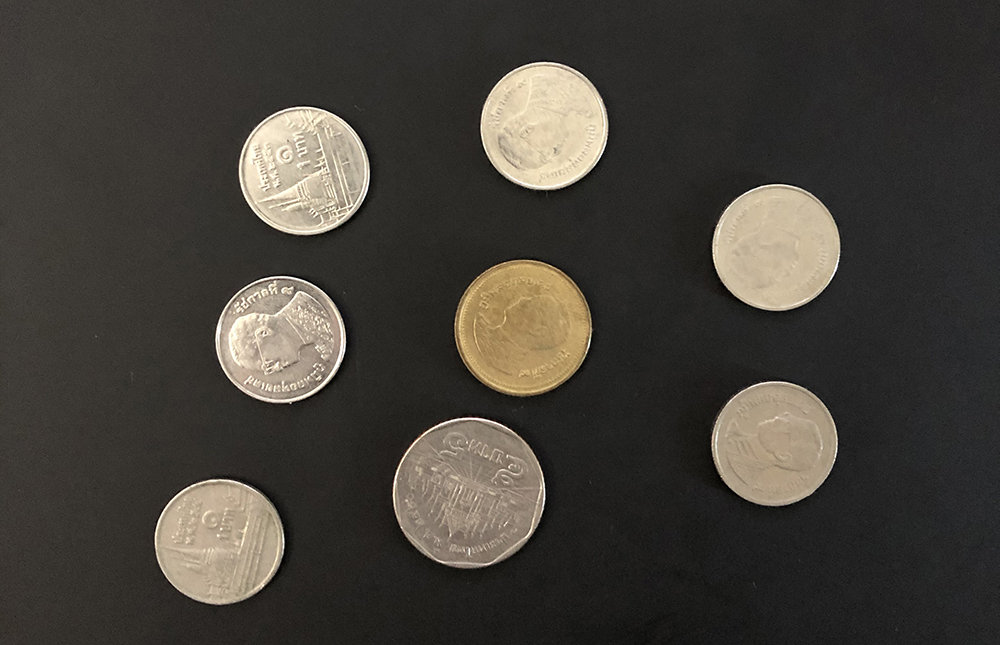
#> input picture Watershed/coin.jpg, 1000 x 645 px
$ python WaterShed.py
#> lines starting #> are read from the running program, lines starting #| are printed output that depends on the picture; after the words box and inside, x2 and y2 are one past the last pixel; in counts of white or black regions, pixels touching at a corner belong together
from random import random
import cv2
import numpy as np
import matplotlib.pyplot as plt
import colorsys


img1 = './coin.jpg'
img2 = './water_coins.jpg'

read_img = cv2.imread(img1)
#> read_img is the input picture: shape (645, 1000, 3); mean B, G, R 57.1, 63.7, 67.8
img_data = np.array(read_img)
gray = cv2.cvtColor(read_img, cv2.COLOR_BGR2GRAY)
ret, thresh = cv2.threshold(gray, 0, 255, cv2.THRESH_BINARY_INV + cv2.THRESH_OTSU)
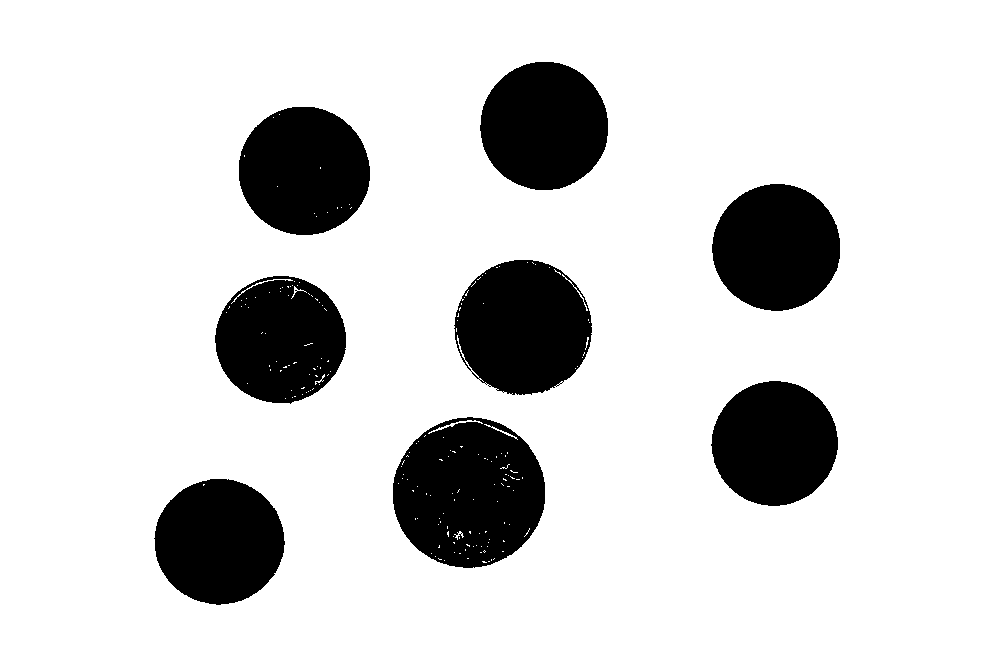
#> thresh: shape (645, 1000); 83.2% white; 8 black regions, largest, box (x1, y1, x2, y2) and area: (393, 417, 545, 568) 17530, (454, 260, 592, 395) 14310, (239, 107, 370, 235) 13222
#> ret = 108
cv2.imwrite('coin_thresh.jpg', thresh)

# noise removal
kernel = np.ones((3, 3), np.uint8)
opening = cv2.morphologyEx(thresh, cv2.MORPH_OPEN, kernel, iterations=2)
#> opening: shape (645, 1000); 83% white; 8 black regions, largest, box (x1, y1, x2, y2) and area: (393, 417, 545, 568) 17944, (454, 260, 592, 395) 14573, (239, 107, 370, 235) 13238
cv2.imwrite('coin_open.jpg', opening)

# sure background area
sure_bg = cv2.dilate(opening, kernel, iterations=3)
#> sure_bg: shape (645, 1000); 85% white; 8 black regions, largest, box (x1, y1, x2, y2) and area: (396, 421, 542, 565) 16162, (458, 263, 589, 392) 12972, (242, 110, 367, 232) 11720
cv2.imwrite('coin_sure_background.jpg', sure_bg)

# Finding sure foreground area
dist_transform = cv2.distanceTransform(opening, cv2.DIST_L2, 5)
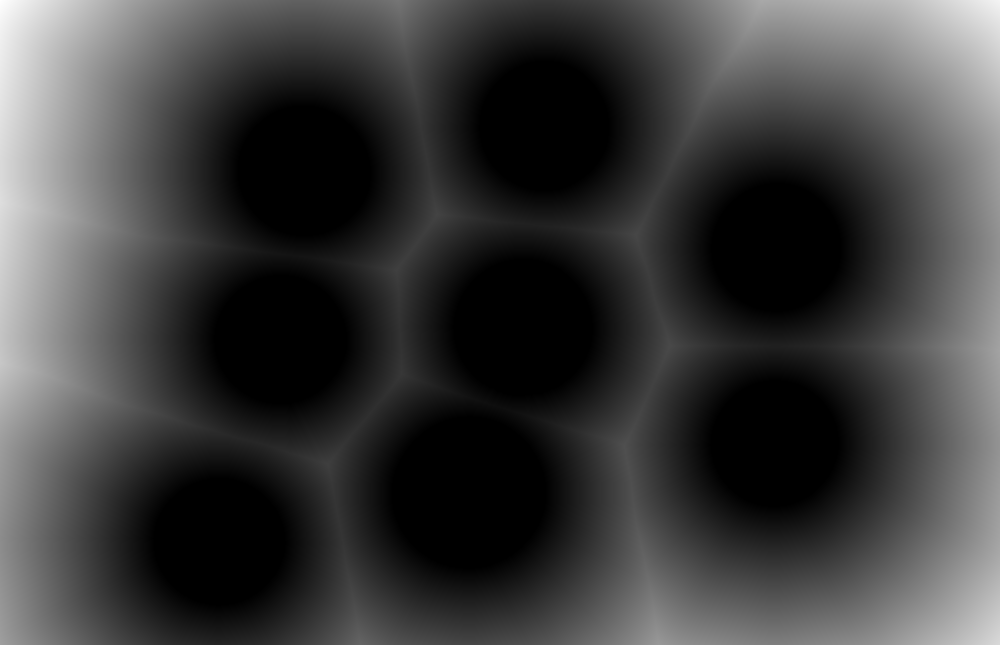
#> dist_transform: shape (645, 1000) float32; min 0, max 279.6, mean 66.5; drawn with min black and max white
ret, sure_fg = cv2.threshold(dist_transform, 0.7 * dist_transform.max(), 255, 0)
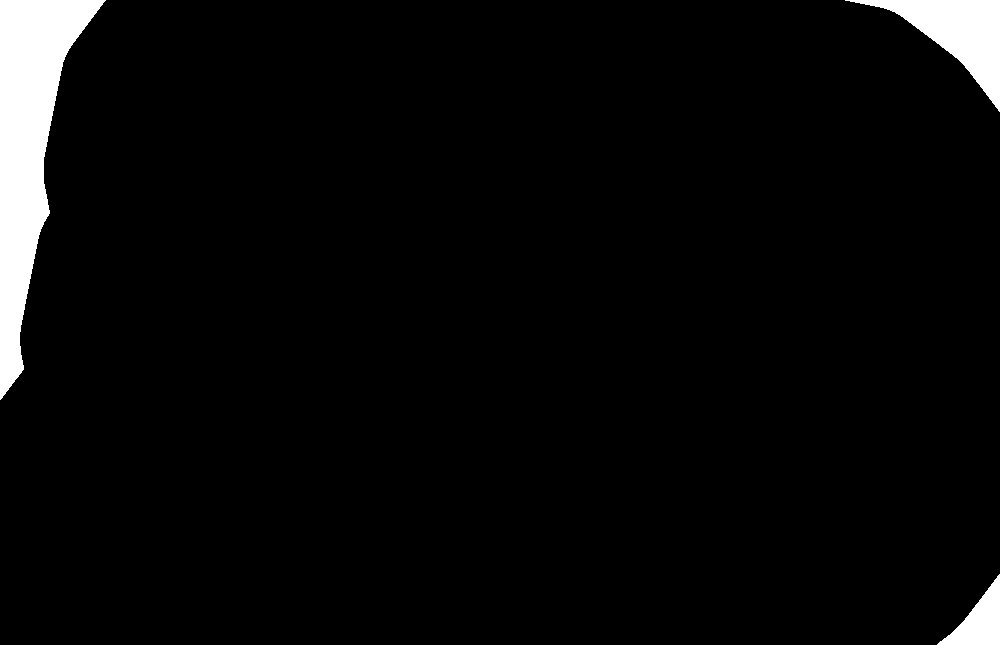
#> sure_fg: shape (645, 1000) float32; 4% white; 3 white regions, box (x1, y1, x2, y2) and area: (0, 0, 106, 400) 17861, (845, 0, 1000, 112) 6098, (937, 574, 1000, 645) 2054
#> ret = 195.7
cv2.imwrite('coin_sure_foreground.jpg', sure_fg)

# Finding unknown region
sure_fg = np.uint8(sure_fg)
unknown = cv2.subtract(sure_bg, sure_fg)
#> unknown: shape (645, 1000); 80.9% white; 11 black regions, largest, box (x1, y1, x2, y2) and area: (0, 0, 106, 400) 17861, (396, 421, 542, 565) 16162, (458, 263, 589, 392) 12972

# Marker labelling
ret, markers = cv2.connectedComponents(sure_fg)
#> markers: shape (645, 1000) int32; 4 distinct labels, from 0 to 3
#> ret = 4


# Add one to all labels so that sure background is not 0, but 1
markers = markers + 1
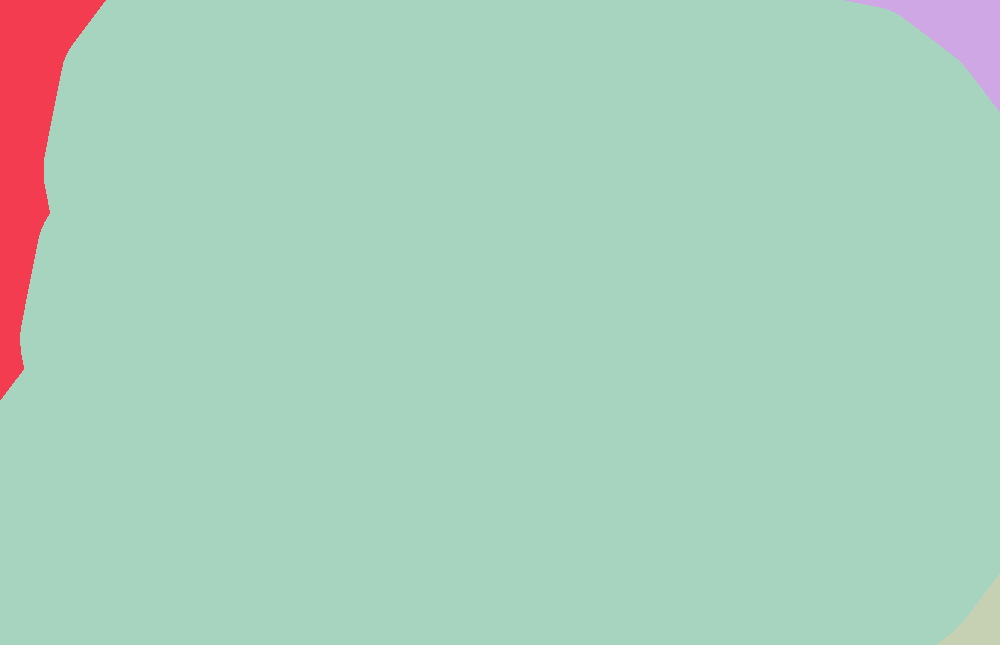
#> markers: shape (645, 1000) int32; 4 distinct labels, from 1 to 4; one colour per label, 0 black

# Now, mark the region of unknown with zero
markers[unknown == 255] = 0
#> markers: shape (645, 1000) int32; 5 distinct labels, from 0 to 4

markers = cv2.watershed(read_img, markers)
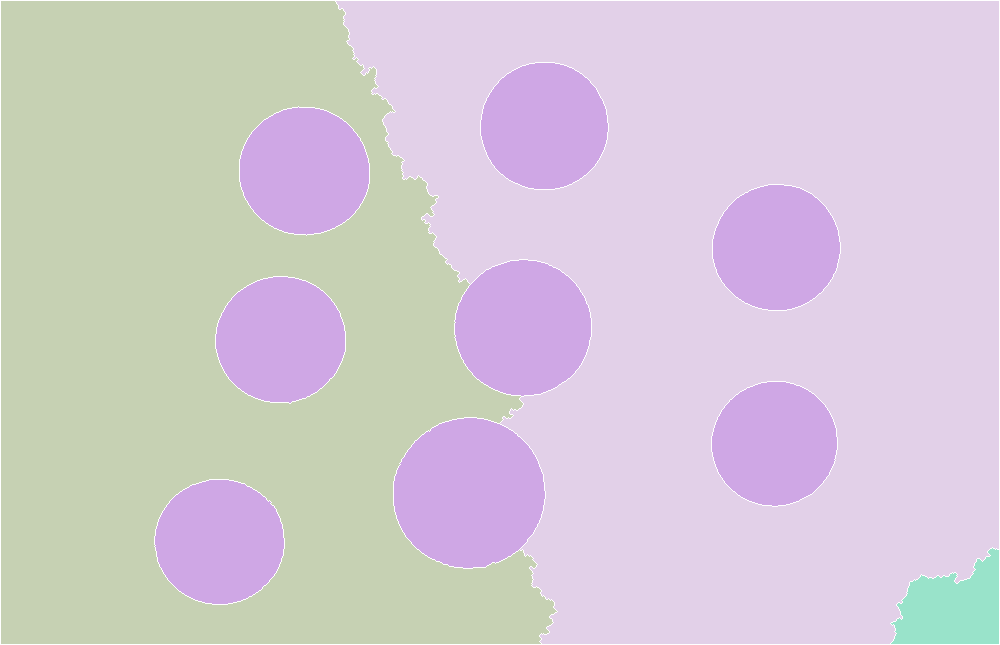
#> markers: shape (645, 1000) int32; 5 distinct labels, from -1 to 4; one colour per label, 0 black, -1 white
cv2.imwrite('coin_maker.jpg', markers)
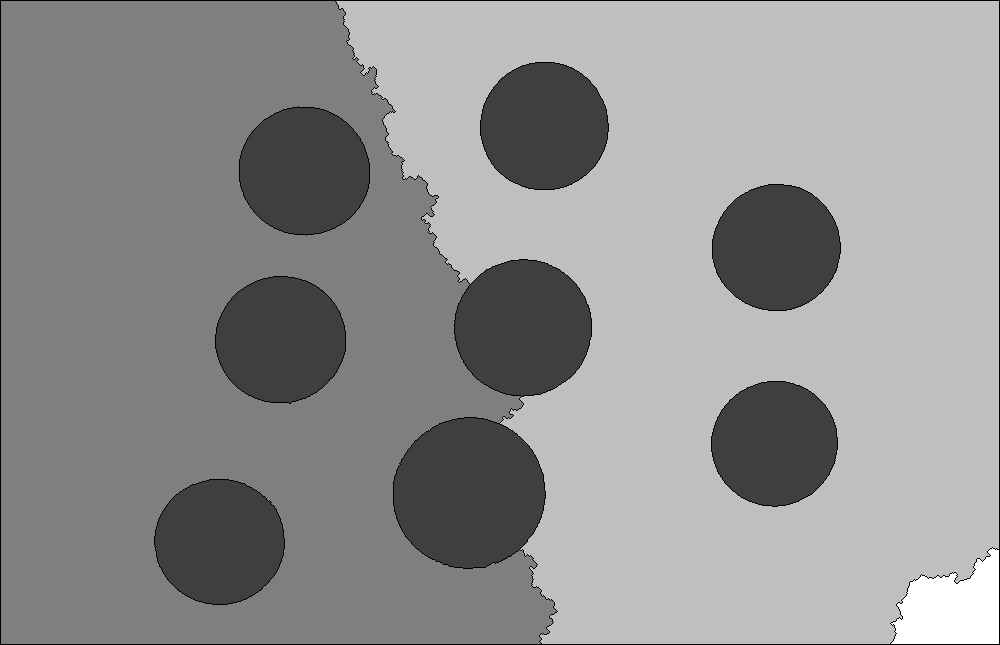
#> saved as coin_maker.jpg: shape (645, 1000); min 0, max 4, mean 2.27; drawn with min black and max white
read_img[markers == -1] = [255, 0, 0]
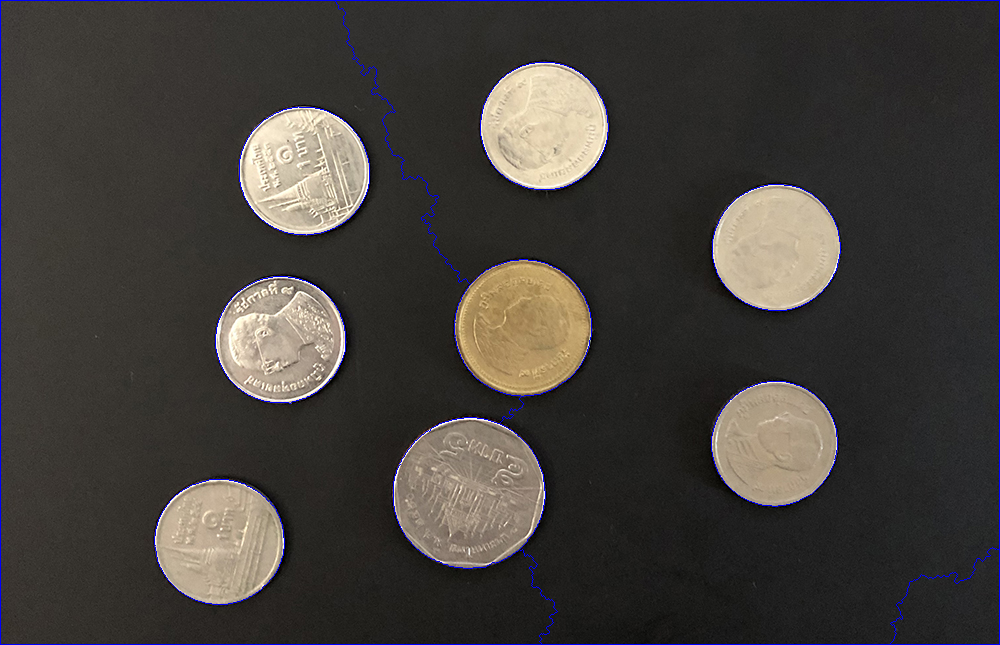
#> read_img: shape (645, 1000, 3); 1.1% of pixels changed, all inside (x1, y1, x2, y2) = (0, 0, 1000, 645)

# result = np.concatenate((markers, read_img), axis=1)
# cv2.imshow('Maker Image & Result', result)
# cv2.imshow('Result First', dist_transform)
cv2.imshow('Result Images', read_img)
print('Finish Compute')
cv2.waitKey(0)
cv2.destroyAllWindows()

$ run again, with Watershed/coin_dt.jpg copied over Watershed/coin.jpg
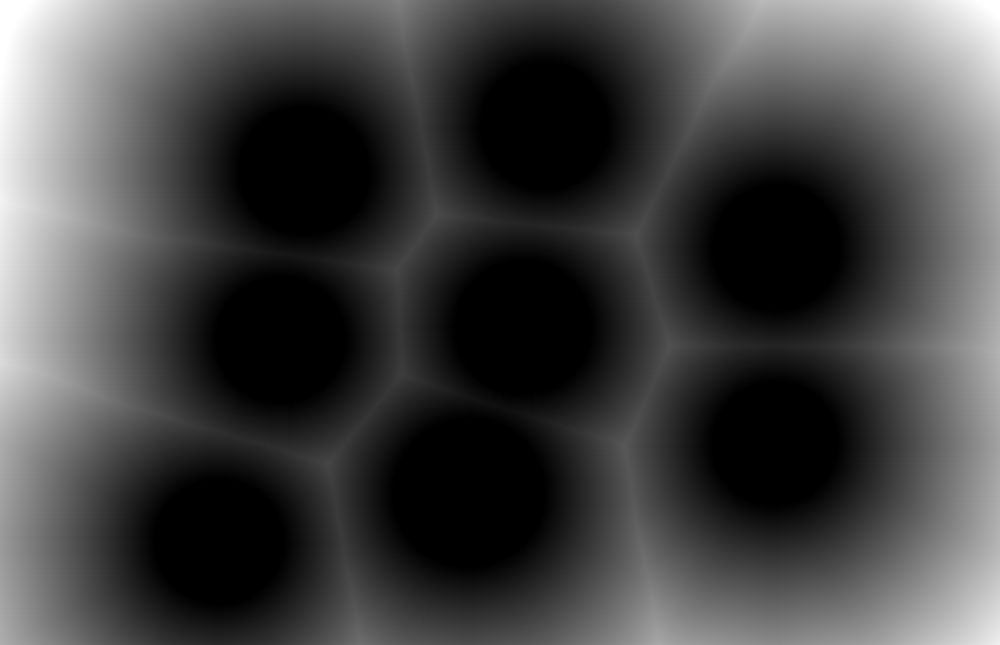
#> input picture Watershed/coin_dt.jpg, 1000 x 645 px
#> read_img is the input picture: shape (645, 1000, 3); min 0, max 255, mean 66.5
#> `ret, thresh = cv2.threshold(gray, 0, 255, cv2.THRESH_BINARY_INV + cv2...`:
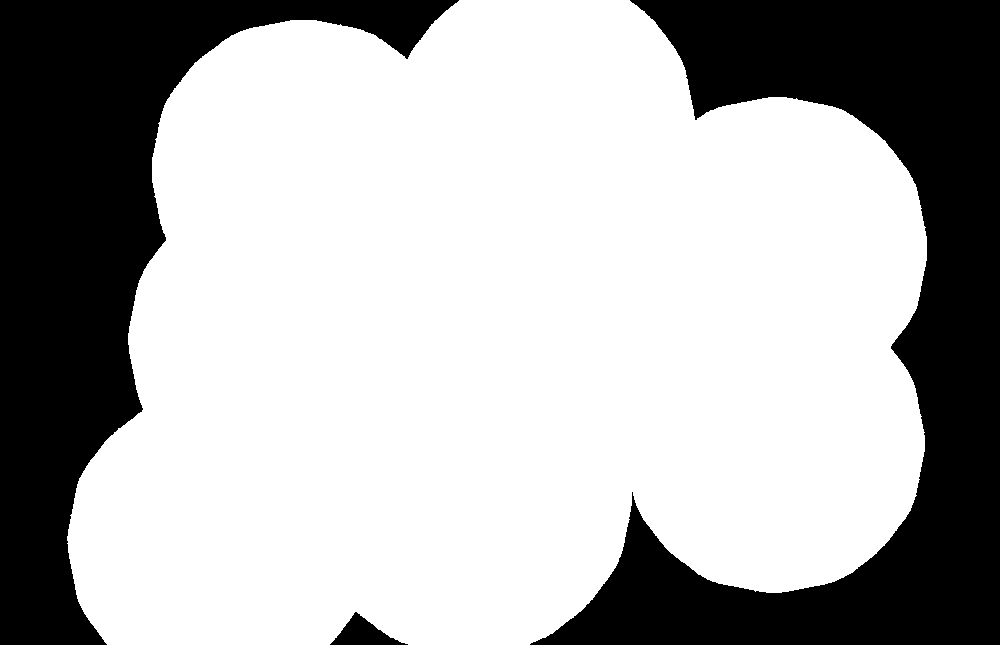
#> thresh: shape (645, 1000); 68.6% white; 3 black regions, box (x1, y1, x2, y2) and area: (530, 0, 1000, 645) 108464, (0, 0, 459, 645) 92782, (330, 612, 408, 645) 1177
#> `ret, thresh = cv2.threshold(gray, 0, 255, cv2.THRESH_BINARY_INV + cv2...`: ret = 87
#> opening: shape (645, 1000); 68.6% white; 3 black regions, box (x1, y1, x2, y2) and area: (530, 0, 1000, 645) 108475, (0, 0, 459, 645) 92788, (330, 612, 408, 645) 1177
#> sure_bg: shape (645, 1000); 70% white; 3 black regions, box (x1, y1, x2, y2) and area: (539, 0, 1000, 645) 103581, (0, 0, 452, 645) 89170, (336, 618, 396, 645) 782
#> sure_fg: shape (645, 1000) float32; 6% white; 1 white region, box (x1, y1, x2, y2) and area: (320, 207, 710, 447) 38793
#> `ret, sure_fg = cv2.threshold(dist_transform, 0.7 * dist_transform.max(..`: ret = 189
#> unknown: shape (645, 1000); 64% white; 4 black regions, box (x1, y1, x2, y2) and area: (539, 0, 1000, 645) 103581, (0, 0, 452, 645) 89170, (320, 207, 710, 447) 38793, (336, 618, 396, 645) 782
#> `ret, markers = cv2.connectedComponents(sure_fg)`: ret = 2
#> `read_img[markers == -1] = [255, 0, 0]`:
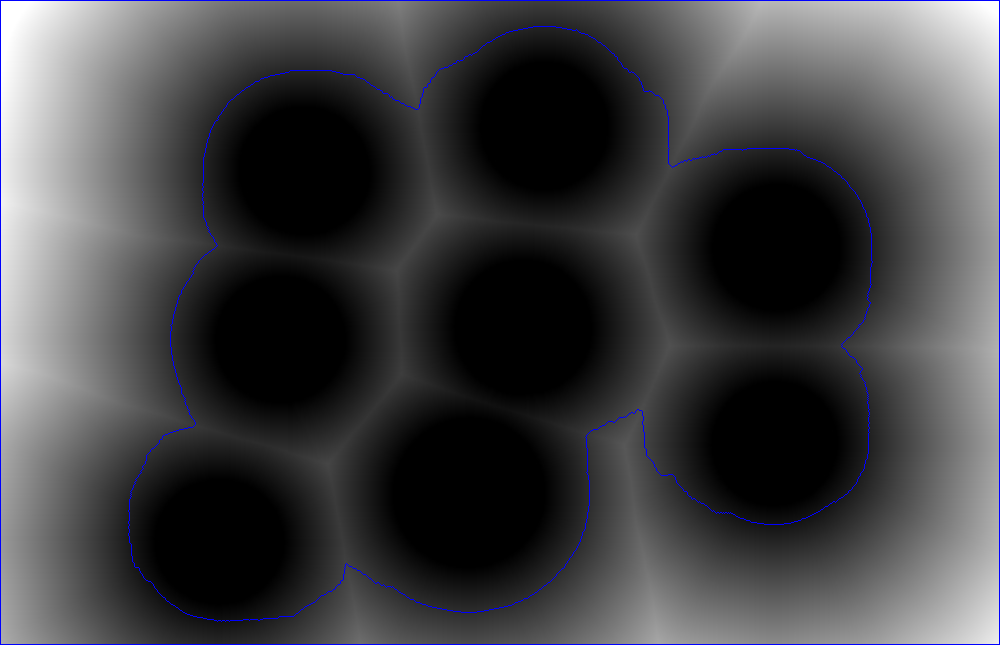
#> read_img: shape (645, 1000, 3); 0.89% of pixels changed, all inside (x1, y1, x2, y2) = (0, 0, 1000, 645)
